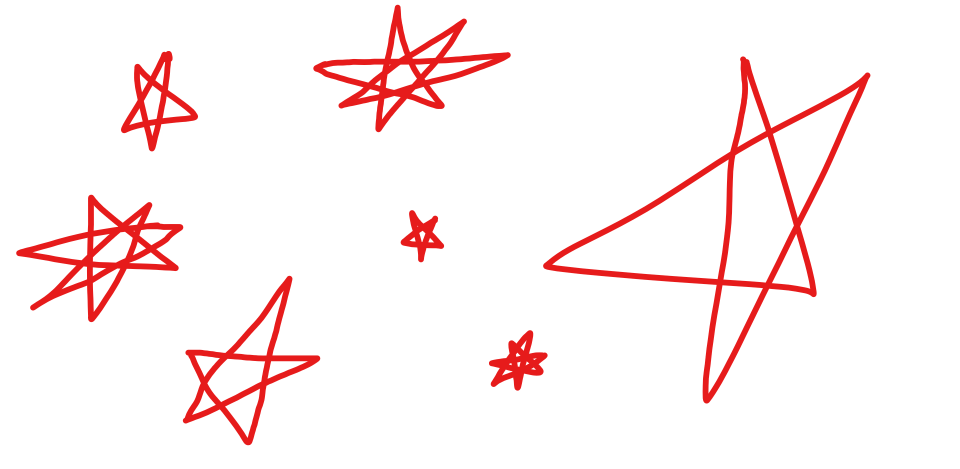
#> input picture chap12轮廓检测/pics/轮廓2五角星七角星.png, 2878 x 1405 px (shown at 1/3 size)
$ python '轮廓拟合.py'
#> lines starting #> are read from the running program, lines starting #| are printed output that depends on the picture; after the words box and inside, x2 and y2 are one past the last pixel; in counts of white or black regions, pixels touching at a corner belong together
### chap12轮廓检测/chineseImgReader.py
import cv2
from PIL import Image
import numpy as np


#中文路径图片读取，返回nparray，8位BGR三通道

def imgRead(filePath):
#> called with filePath = './pics/轮廓2五角星七角星.png'
    if filePath is not None:
        imgSrc = Image.open(filePath)
#> imgSrc is the input picture: PIL image 2878x1405 RGBA; mean R, G, B, A 253.4, 240.8, 240.8, 255
        imgArr = np.array(imgSrc)
        if imgSrc.format == 'PNG':
            return cv2.cvtColor(imgArr, cv2.COLOR_RGBA2BGR)
        elif imgSrc.format == 'JPEG':
            return cv2.cvtColor(imgArr, cv2.COLOR_RGB2BGR)
        else:
            print('格式不支持')
            return None
    else:
        print('检查文件路径')
        return None

### chap12轮廓检测/轮廓拟合.py
import cv2
import numpy as np

import chineseImgReader

img = chineseImgReader.imgRead(r'./pics/轮廓2五角星七角星.png')
img = cv2.resize(img, None, None, 0.4, 0.4)
imgCopy = img.copy()
img = cv2.cvtColor(img, cv2.COLOR_BGR2GRAY)
#> img: shape (562, 1151)
threshT, img = cv2.threshold(img, -1,255, cv2.THRESH_BINARY_INV+cv2.THRESH_OTSU)
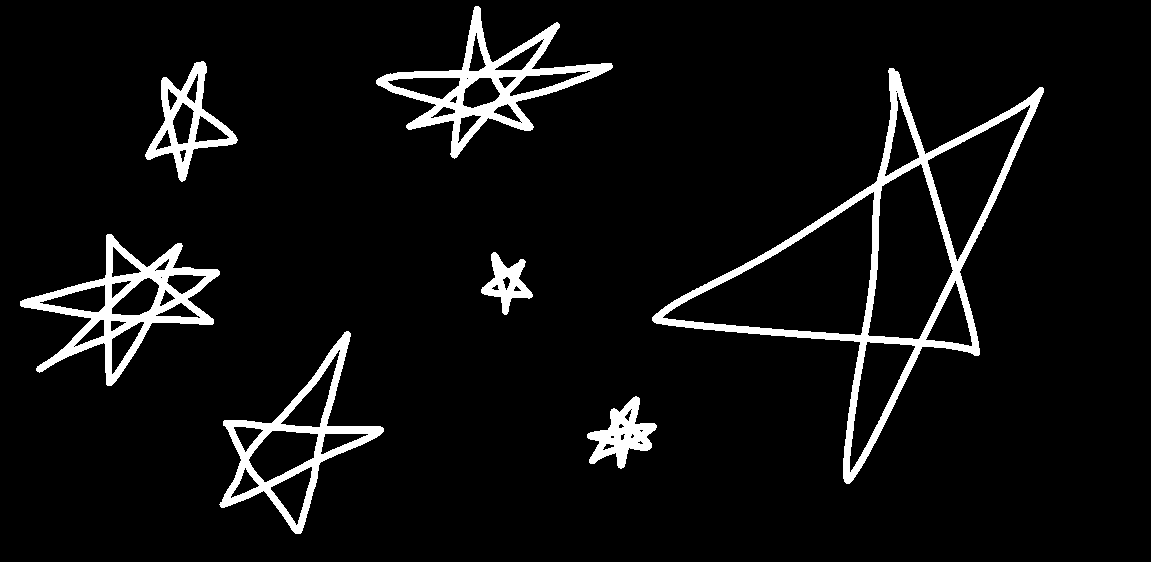
#> img: shape (562, 1151); 6.2% white; 7 white regions
#> threshT = 173

#检测外轮廓
contours, hierarchy = cv2.findContours(img, cv2.RETR_EXTERNAL, cv2.CHAIN_APPROX_SIMPLE)
#> contours = 7 contours; box (x1, y1, x2, y2) and area: (652, 68, 1044, 484) 48895, (20, 234, 220, 386) 11395, (219, 331, 384, 534) 11380, (376, 6, 613, 159) 10932, (145, 61, 238, 182) 4460, (587, 396, 657, 469) 2226, (481, 252, 533, 315) 1360


#在源图像上绘制矩形包围框
imgRect = imgCopy.copy()
for i in range(len(contours)):
    x,y,w,h = cv2.boundingRect(contours[i])
    cv2.rectangle(imgRect, [x,y], [x+w, y+h], (0,0,0),3)
#> this loop made 7 passes
#> (x, y, w, h) on passes 1 to 7: (587, 396, 70, 73), (219, 331, 165, 203), (481, 252, 52, 63), (20, 234, 200, 152), (652, 68, 392, 416), (145, 61, 93, 121), (376, 6, 237, 153)
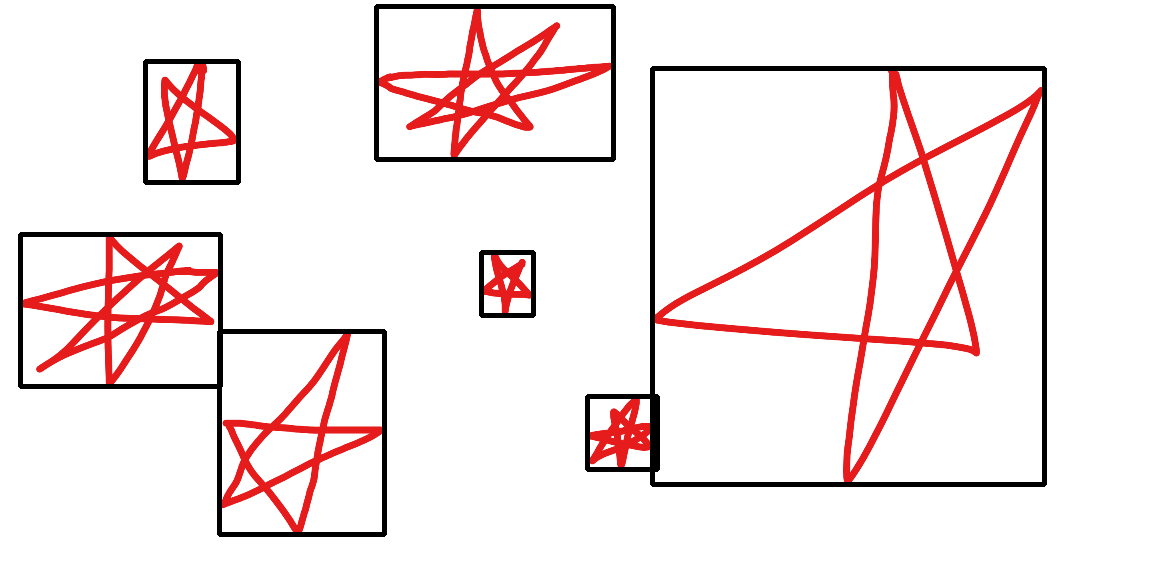
#> imgRect: shape (562, 1151, 3); mean B, G, R 231.7, 231.7, 244.2
# cv2.imshow('imgRectCopy', imgRect)
# cv2.waitKey(0)

#最小矩形包围框
imgMinRect = imgCopy.copy()
for i in range(len(contours)):
    minRectInfo = cv2.minAreaRect(contours[i]) #返回类型为((矩形中心x， 矩形中心y),(宽度，高度),旋转角度)
    #可以使用cv2.boxPoints()转换为矩形轮廓
    minRectContour = cv2.boxPoints(minRectInfo)
    minRectContour = np.array(minRectContour, dtype=np.int32)  # cv2.drawContours只接受整数轮廓参数
    cv2.drawContours(imgMinRect, [minRectContour] , 0, (0,0,0), 2)
#> this loop made 7 passes
#> (minRectInfo, minRectContour) on passes 1 to 7: (((618.7, 436.8), (77.54, 54.52), -34.7), [[602, 481], [571, 436], [635, 392], [666, 437]]), (((304.1, 445.6), (207.1, 136.1), -36.25), [[260, 561], [180, 451], [347, 329], [427, 439]]), (((508.6, 285.1), (58.1, 50.96), -74.05), [[525, 320], [476, 306], [492, 250], [541, 264]]), (((117.7, 304.3), (207.8, 131.3), -31.13), [[62, 414], [-5, 301], [172, 194], [240, 306]]), (((896.4, 250.5), (437.7, 262.4), -46.41), [[840, 499], [650, 318], [952, 1], [1142, 182]]), (((181.4, 124.7), (91.39, 104.2), -22.83), [[159, 190], [119, 94], [203, 58], [243, 155]]), (((493.6, 74.88), (202.8, 132.7), -36.59), [[451, 188], [372, 82], [535, -38], [614, 67]])
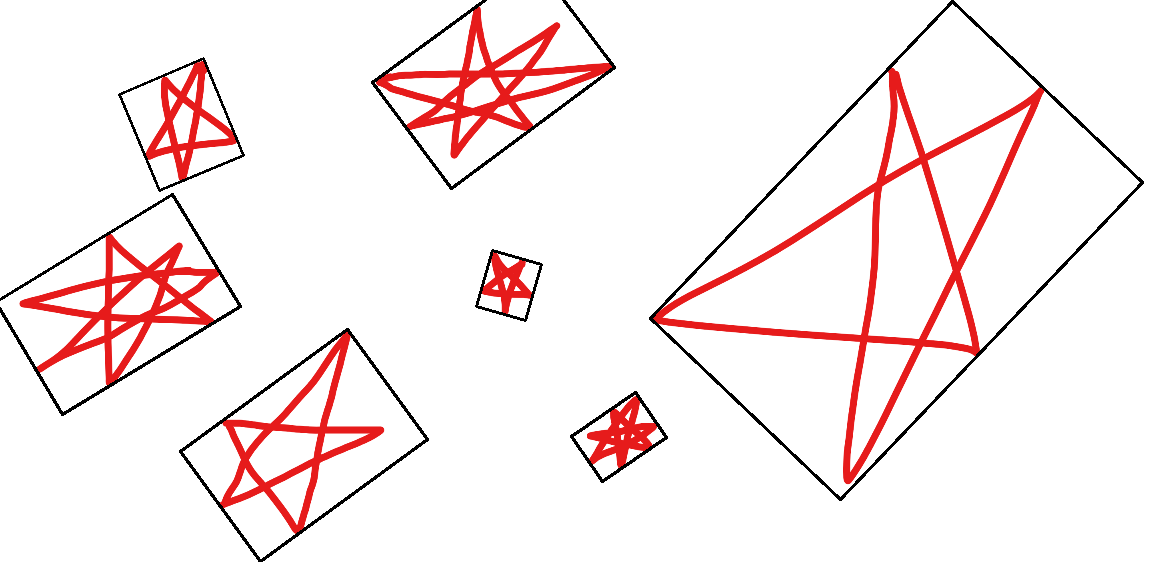
#> imgMinRect: shape (562, 1151, 3); mean B, G, R 235.8, 235.8, 248.3
# cv2.imshow('imgMinRect', imgMinRect)
# cv2.waitKey(0)

#最小外包圆形
imgMinCircle = imgCopy.copy()
for i in range(len(contours)):
    center, r = cv2.minEnclosingCircle(contours[i])
    center = np.array(center, dtype = np.int32)
    r = int(r)
    cv2.circle(imgMinCircle, center, r, (0,0,0), 3)
#> this loop made 7 passes
#> (center, r) on passes 1 to 7: ([615, 431], 40), ([291, 424], 108), ([503, 282], 31), ([123, 313], 104), ([875, 251], 233), ([192, 121], 61), ([494, 74], 118)
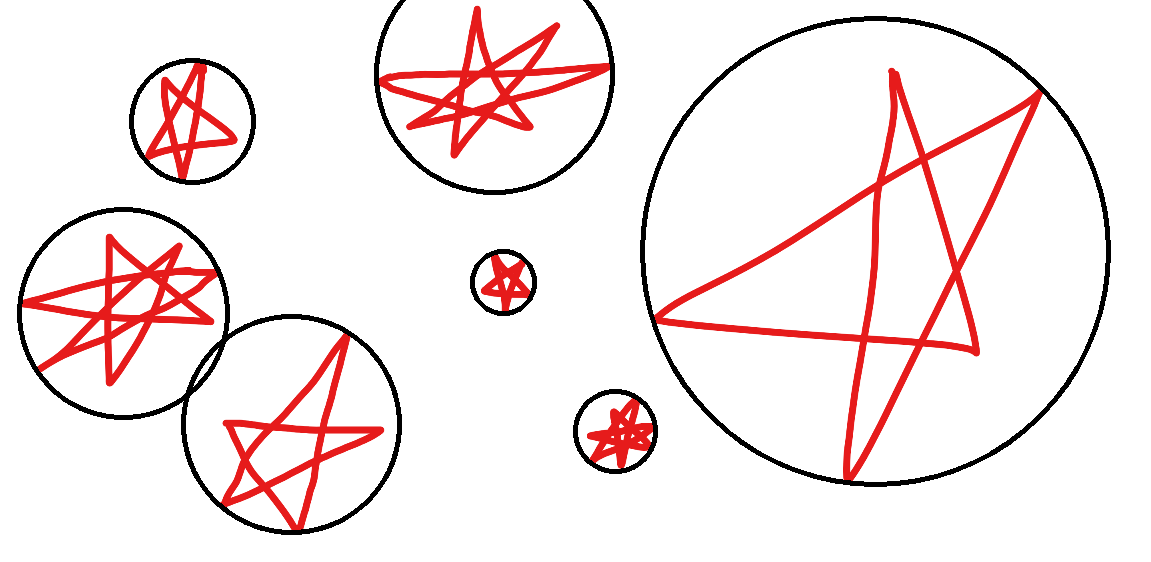
#> imgMinCircle: shape (562, 1151, 3); mean B, G, R 232.9, 232.9, 245.4
# cv2.imshow('min enclosing circle', imgMinCircle)
# cv2.waitKey(0)

#最优拟合椭圆
imgMinEllipse = imgCopy.copy()
for i in range(len(contours)):
    ret = cv2.fitEllipse(contours[i])
    cv2.ellipse(imgMinEllipse, ret, (0,0,0),3)

    ellipseRectPoints = cv2.boxPoints(ret)
    ellipseRectPoints = np.array(ellipseRectPoints, dtype = np.int32)
    cv2.drawContours(imgMinEllipse, [ellipseRectPoints],0,(0,0,0),2)
#> this loop made 7 passes
#> (ret, ellipseRectPoints) on passes 1 to 7: (((621.9, 433.9), (51.66, 71.72), 45.18), [[578, 440], [629, 390], [665, 426], [614, 477]]), (((296.8, 438), (119.5, 188.2), 31.69), [[196, 486], [295, 326], [397, 389], [298, 549]]), (((506.7, 283.3), (46.18, 54.94), 158.5), [[518, 249], [538, 300], [495, 317], [475, 266]]), (((117.3, 308.2), (110.6, 185.2), 69.49), [[11, 288], [184, 223], [223, 327], [49, 392]]), (((836, 307.9), (227.3, 504.1), 39.88), [[587, 428], [910, 41], [1084, 187], [761, 574]]), (((190.3, 122.6), (82.63, 104.5), 15.53), [[136, 161], [164, 61], [244, 83], [216, 183]]), (((487.6, 82.48), (113.3, 196.6), 81.08), [[381, 41], [575, 11], [593, 123], [399, 153]])
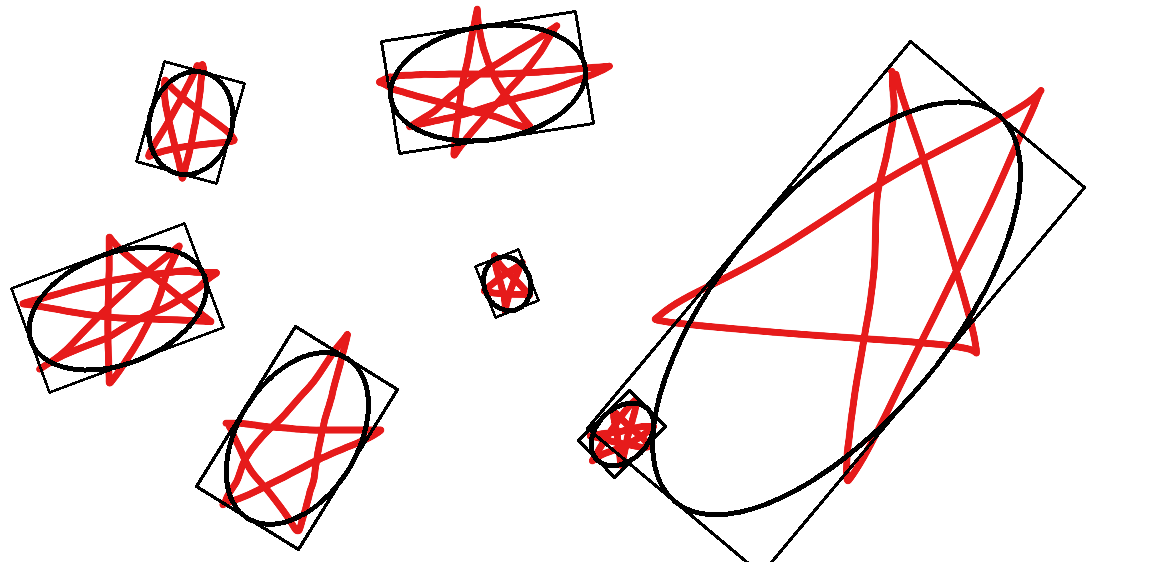
#> imgMinEllipse: shape (562, 1151, 3); mean B, G, R 232, 232, 243.5
# cv2.imshow('min ellipse', imgMinEllipse)
# cv2.waitKey(0)

#最优拟合直线
imgMinLine = imgCopy.copy()
for i in range(len(contours)):
    [vx, vy, x1, y1] = cv2.fitLine(contours[i], cv2.DIST_L2, 0, 0.01, 0.01).flatten()
    k = vy/vx
    b = y1 - k*x1
    pt1 = (0, int(b))
    pt2 = (imgMinLine.shape[1], int(k*imgMinLine.shape[1]+b))
    cv2.line(imgMinLine, pt1, pt2, (0,0,0), 2)
#> this loop made 7 passes
#> (vx, vy, x1, y1, k, b, pt1, pt2) on passes 1 to 7: (0.719, -0.695, 618.4, 437.7, -0.966, 1035, (0, 1035), (1151, -76)), (0.62, -0.785, 295.8, 446.5, -1.27, 820.9, (0, 820), (1151, -636)), (0.0115, -1, 506.7, 280.1, -86.99, 44358.2, (0, 44358), (1151, -55766)), (0.904, -0.427, 111.6, 312.9, -0.472, 365.6, (0, 365), (1151, -177)), (0.613, -0.79, 892.6, 247, -1.29, 1397.2, (0, 1397), (1151, -85)), (0.263, -0.965, 184, 125.5, -3.67, 801.4, (0, 801), (1151, -3427)), (0.967, -0.254, 493.3, 82.88, -0.263, 212.7, (0, 212), (1151, -90))
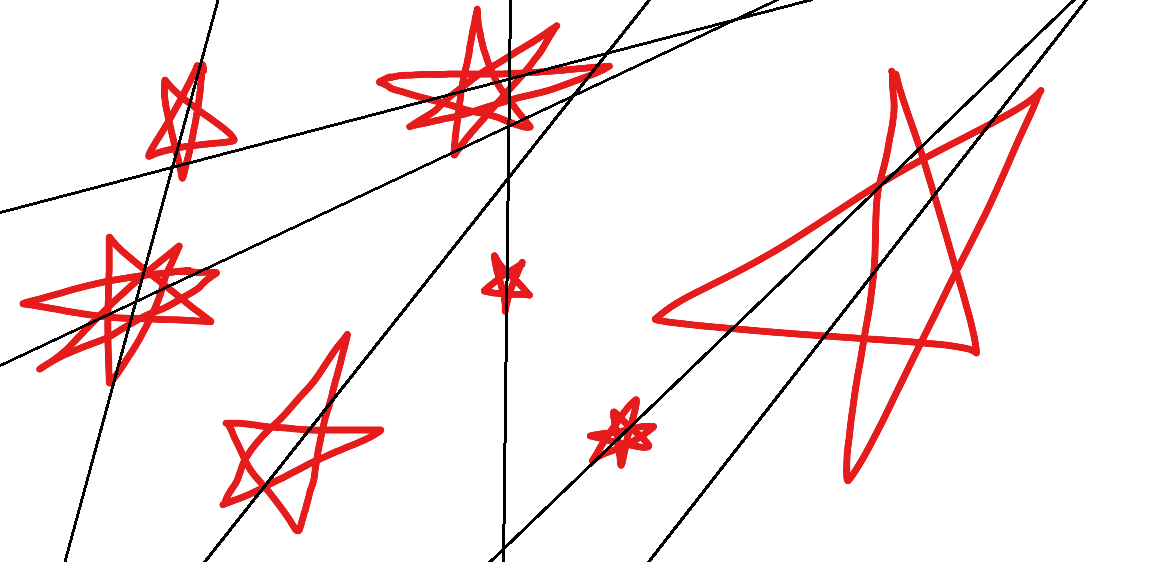
#> imgMinLine: shape (562, 1151, 3); mean B, G, R 235.5, 235.5, 247.5
# cv2.imshow('min line', imgMinLine)
# cv2.waitKey(0)


#最优拟合三角形
imgMinTriangle = imgCopy.copy()
for i in range(len(contours)):
    triangleArea, trianglePoints = cv2.minEnclosingTriangle(contours[i])
    trianglePoints = np.array(trianglePoints, dtype = np.int32)
    cv2.line(imgMinTriangle, trianglePoints[0][0], trianglePoints[1][0], (0,0,0), 2)
    cv2.line(imgMinTriangle, trianglePoints[0][0], trianglePoints[2][0], (0,0,0), 2)
    cv2.line(imgMinTriangle, trianglePoints[1][0], trianglePoints[2][0], (0,0,0), 2)
#> this loop made 7 passes
#> (triangleArea, trianglePoints) on passes 1 to 7: (5099.4, [[644, 374], [563, 458], [667, 475]]), (31272.6, [[387, 299], [142, 479], [378, 562]]), (3604.6, [[496, 233], [466, 341], [549, 284]]), (31254.8, [[-1, 219], [48, 422], [317, 260]]), (120023.9, [[1104, -157], [650, 318], [930, 553]]), (9840.4, [[131, 218], [237, 140], [178, 0]]), (33350.7, [[450, 191], [652, 35], [303, -23]])
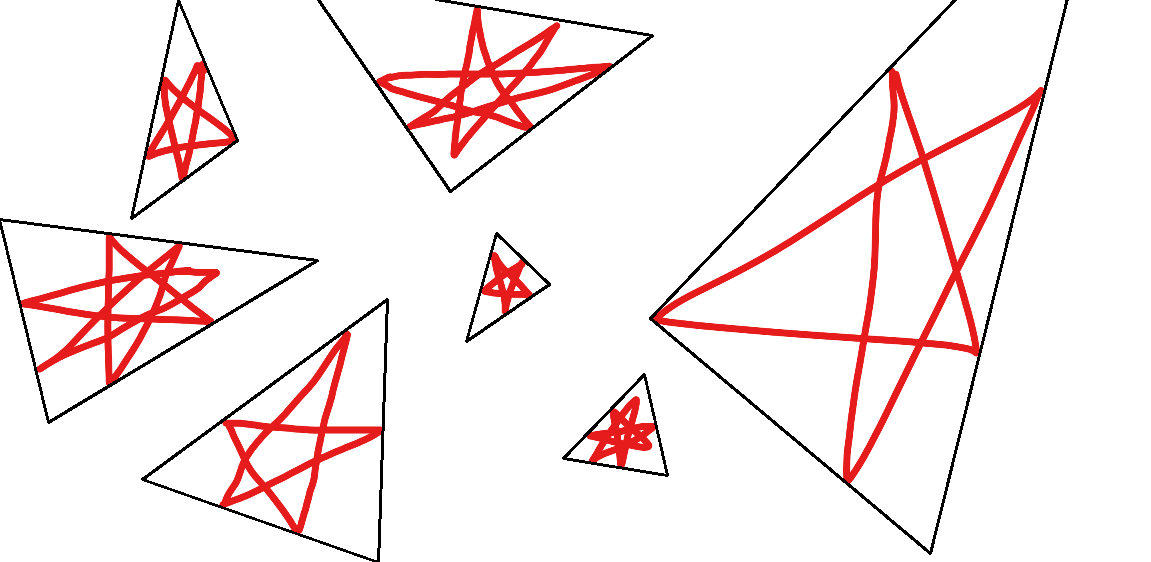
#> imgMinTriangle: shape (562, 1151, 3); mean B, G, R 235.1, 235.1, 247.6
# cv2.imshow('test', imgMinTriangle)
# cv2.waitKey(0)
